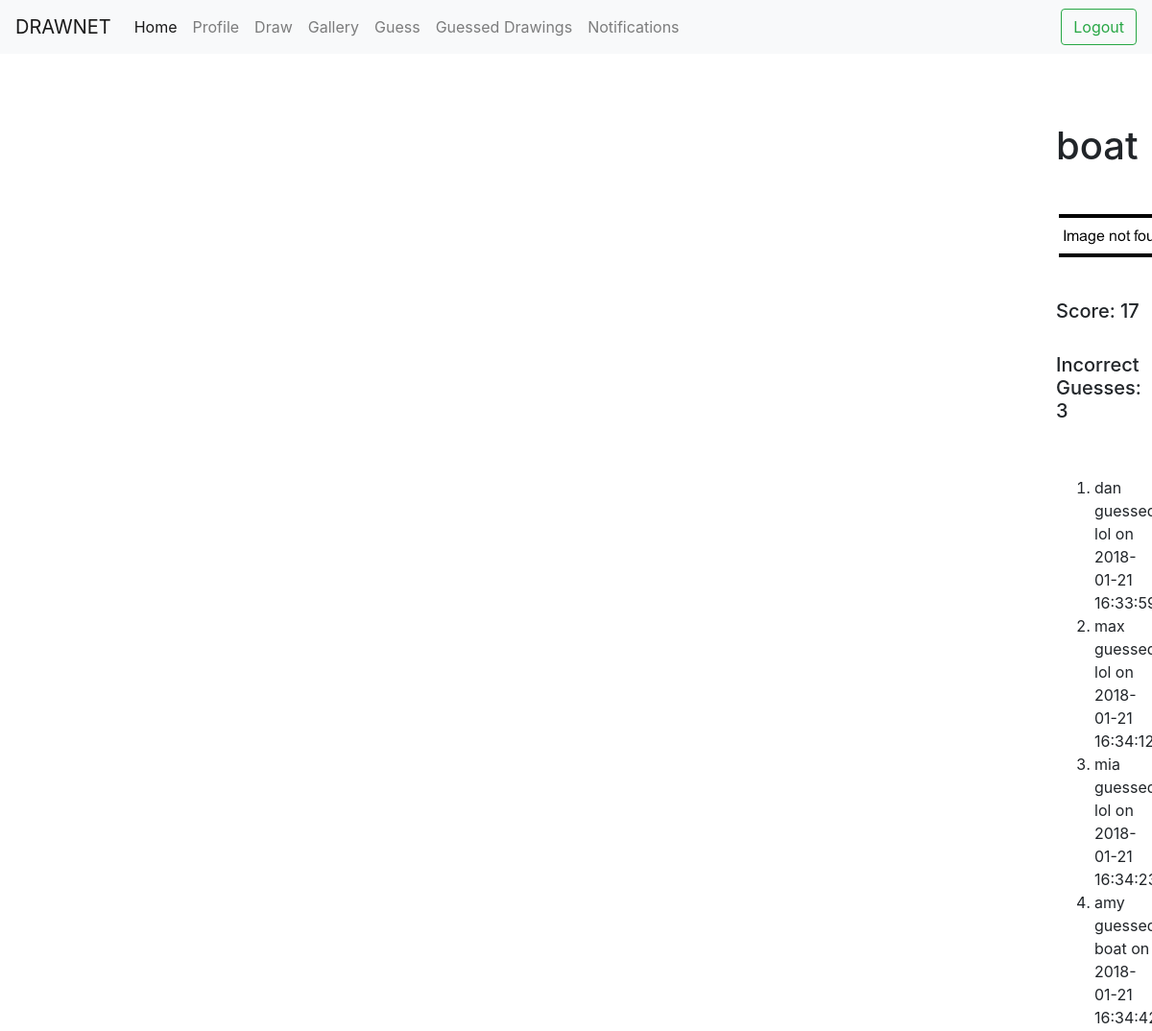
The page /draw/view?id=1 (signed in) on the database its author committed.
### tables this page shows
CREATE TABLE drawings (id INTEGER PRIMARY KEY, username TEXT, word TEXT, image TEXT, solved INTEGER);

CREATE TABLE guesses (username TEXT, drawing_id INTEGER, guess TEXT, timestamp TEXT);

### app.py (the view)
@app.route('/draw/view', methods=["POST", "GET"])
def view():
    if loggedIn():
        id=request.args["id"]
        user=session["username"]
        if users.get_image(id)["solved"]==True:
            score="Score: "+str(users.get_dscore(id))
            correctGuesser=users.who_guessed_it(id)
            message=correctGuesser+" guessed your drawing correctly"
        else:
            message=""
            score=""
        numIncorrect=users.get_num_guesses(id)
        image = users.get_image(id)
        if image['solved'] == False:
            return render_template("view.html", link=image["image"], word=image["word"], messageShown=message, scoreSolved=score, incorrectGuessesNum=numIncorrect, guesses=image["guesses"], username=user, loggedin=loggedIn())
        else:
            return render_template("viewSolved.html", link=image["image"], word=image["word"], messageShown=message, scoreSolved=score, incorrectGuessesNum=numIncorrect, guesses=image["guesses"], username=user, loggedin=loggedIn())
    else:
        return redirect(url_for("login_page"))

### app.py (called while the page is built)
def loggedIn():
    return "username" in session

### utils/drawings.py (called while the page is built)
def get_image(id):
    if id == None:
        return {"image": "/static/missing.png", "word": "", "score": 0, "artist": "", "id": None, "guesses":[]}
    id = int(id)
    db = sqlite3.connect(db_name)
    c = db.cursor()
    image_stats = c.execute("SELECT id, username, image, word, solved FROM drawings WHERE id = %d;" % id).fetchone()
    wrong_guesses = c.execute("SELECT username, guess, timestamp FROM guesses WHERE drawing_id = %d ORDER BY timestamp ASC;" % id).fetchall()
    db.close()
    if image_stats == None:
        return {}
    else:
        image_dict = tuple_to_dictionary(image_stats, ["id", "artist", "image", "word", "solved"])
        image_dict["solved"] = (image_dict["solved"] == 1)
        image_dict["guesses"] = []
        for g in wrong_guesses:
            image_dict["guesses"].append(tuple_to_dictionary(g, ["username", "guess", "when"]))
        return image_dict

def tuple_to_dictionary(tuuple, list_of_keys):
    d = {} #the dictionary
    index = 0 #the column index
    while index < len(tuuple):
        d[ list_of_keys[index] ] = tuuple[index]
        index += 1
    return d

### utils/users.py (called while the page is built)
def get_image(id):
    if id == None:
        return {"image": "/static/missing.png", "word": "", "score": 0, "artist": "", "id": None, "guesses":[]}
    id = int(id)
    db = sqlite3.connect(db_name)
    c = db.cursor()
    image_stats = c.execute("SELECT id, username, image, word, solved FROM drawings WHERE id = %d;" % id).fetchone()
    wrong_guesses = c.execute("SELECT username, guess, timestamp FROM guesses WHERE drawing_id = %d ORDER BY timestamp ASC;" % id).fetchall()
    db.close()
    if image_stats == None:
        return {}
    else:
        image_dict = tuple_to_dictionary(image_stats, ["id", "artist", "image", "word", "solved"])
        image_dict["solved"] = (image_dict["solved"] == 1)
        image_dict["guesses"] = []
        for g in wrong_guesses:
            image_dict["guesses"].append(tuple_to_dictionary(g, ["username", "guess", "when"]))
        return image_dict

def get_num_guesses(drawing_id):
    image = draw.get_image(drawing_id)
    if image["solved"] == True:
        return len(image["guesses"]) - 1
    return len(image["guesses"])

def who_guessed_it(drawing_id):
    return draw.get_image(drawing_id)["guesses"][-1]["username"]

def get_dscore(drawing_id):
    return 20 - get_num_guesses(drawing_id)

### templates/viewSolved.html (shortened to what this page needs)
{% extends "base.html" %}
{% block body %}
<br><br><br>
<h1>{{word}}</h1>
<img src="{{link}}">
<h5>{{scoreSolved}}</h5>
<br>
<h5>Incorrect Guesses: {{incorrectGuessesNum}}</h5><br><br>
<ol>
{% for guess in guesses %}
    <li>{{ guess['username'] }} guessed {{ guess['guess'] }} on {{ guess['when'] }}
{% endfor %}
</ol>
{% endblock %}

### rows shown on the page
drawings: word "boat", image (picture)
guesses: username "dan", guess "lol", when "2018-01-21…"
guesses: username "max", guess "lol", when "2018-01-21…"
guesses: username "mia", guess "lol", when "2018-01-21…"
guesses: username "amy", guess "boat", when "2018-01-21…"

### other values the page prints
{{ scoreSolved }} "Score: 17"
{{ incorrectGuessesNum }} "3"
